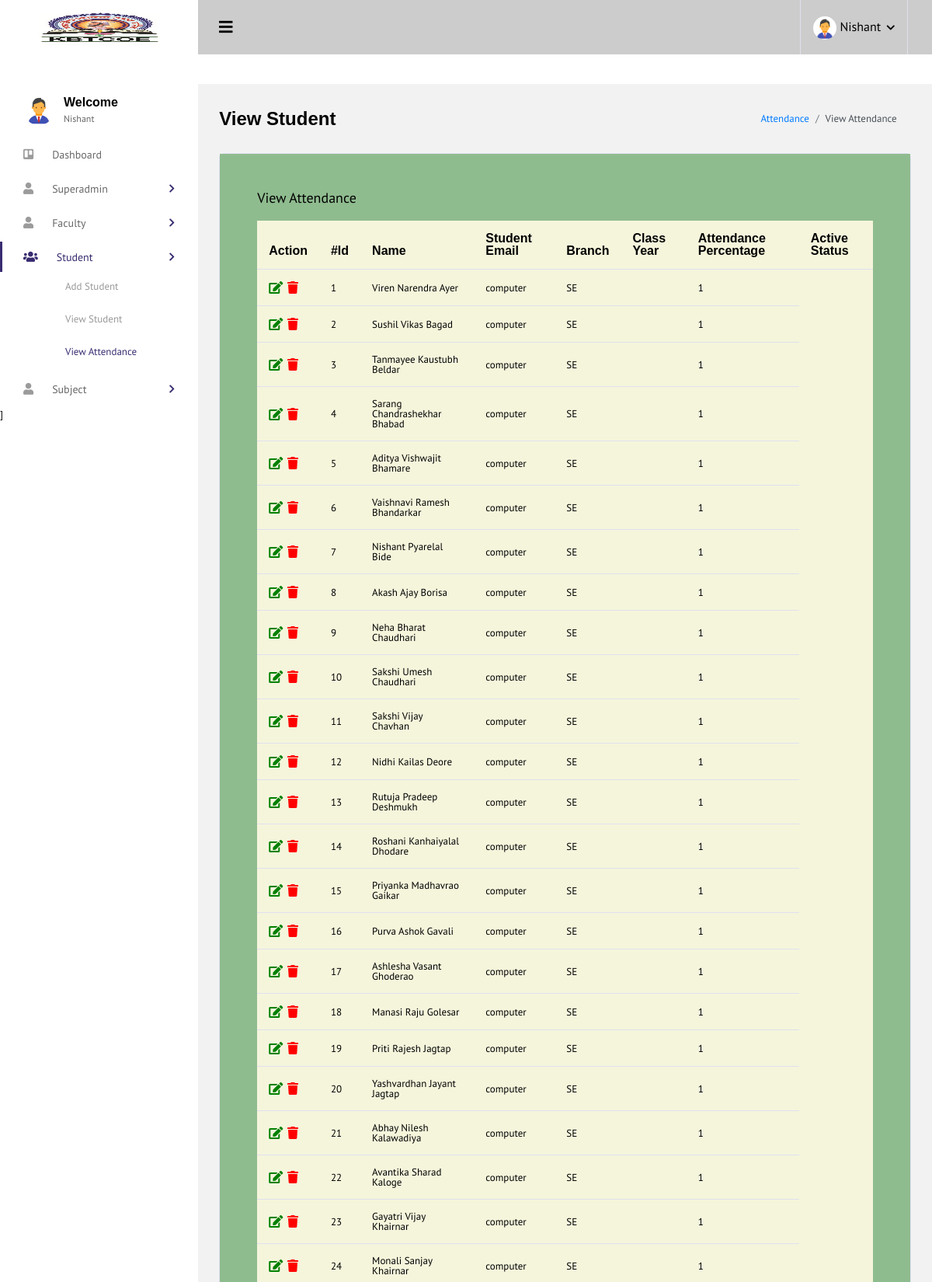
Screenshot of /view_attendance.php (signed in, upper part) with the database file from the repository.
### tables this page shows
CREATE TABLE `stud_attend` (
  `s_id` int NOT NULL,
  `s_name` varchar(50) DEFAULT NULL,
  `s_email` varchar(50) DEFAULT NULL,
  `s_branch` varchar(50) DEFAULT NULL,
  `s_class_year` varchar(50) DEFAULT NULL,
  `s_attendance` varchar(50) DEFAULT NULL,
  `s_status` varchar(50) DEFAULT NULL,
  `s_generated_time` timestamp NOT NULL DEFAULT CURRENT_TIMESTAMP ON UPDATE CURRENT_TIMESTAMP
);

### view_attendance.php (the view, shortened to what this page needs)
 <!DOCTYPE html>
<html lang="en">
<button type="button" class="btn btn-primary" data-bs-toggle="modal" data-bs-target="#exampleModal">
</button>
<head>
  <link rel="stylesheet" href="vendors/iconfonts/font-awesome/css/all.min.css">
  <link rel="stylesheet" href="vendors/css/vendor.bundle.base.css">
  <link rel="stylesheet" href="vendors/css/vendor.bundle.addons.css">
  <link rel="stylesheet" href="css/style.css">
</head>
<body>
  <div class="container-scroller">
      <?php include "header.php";?>
    <div class="container-fluid page-body-wrapper">
      <?php include "navbar.php";?>
      <div class="main-panel">
        <div class="content-wrapper">
          <div class="page-header">
            <h3 class="page-title">
              View Student
            </h3>
            <nav aria-label="breadcrumb">
              <ol class="breadcrumb">
                <li class="breadcrumb-item"><a href="#">Attendance</a></li>
                <li class="breadcrumb-item active" aria-current="page">View Attendance</li>
              </ol>
            </nav>
          </div>
          <div class="card">
            <div class="card-body">
              <h4 class="card-title">View Attendance</h4>
              <div class="row">
                <div class="col-12">
                  <div class="table-responsive">
                    <table id="order-listing" class="table">
                      <thead>
                        <tr>
                          <th>Action</th>
                          <th>#Id</th>
                          <th>Name</th>
                          <th>Student Email</th>
                          <th>Branch</th>
                          <th>Class Year</th>
                          <th>Attendance Percentage</th>
                          <th>Active Status</th>
                        </tr>
                      </thead>
                      <tbody>
                    <?php
                            require 'db.php';
                            $select = "select * from stud_attend where s_status ='1'";
                              if ($result = $con->query($select))
                                 {
                                       while ($data = $result->fetch_assoc())
                                       {
                                          echo'
                        <tr>
                          <td style="font-size: 16px;">
                          <a href="update_attendance.php?s_id='.$data["s_id"].'">
                          <i class="fas fa-edit " style="margin-right:3%;color: green" ></i>
                         <!-- <a href="edit_student.php?f_id='.$data["s_id"].'">
                          <i class="fas fa-eye " style="color: blue" ></i> -->
                           <a href="javascript:;" class="del" data-userid = '.$data["s_id"].'><i class="fas fa-trash" style="color: red"></i></a>
                           </td>
                          <td >'.$data["s_id"].'</td>
                          <td >'.$data["s_name"].'</td>
                          <td >'.$data["s_branch"].'</td>
                          <td >'.$data["s_class_year"].'</td>
                          <td >'.$data["s_attendance"].'</td>
                          <td >'.$data["s_status"].'</td>
                        </tr>
                        ';}}?>
                      </tbody>
                    </table>
                  </div>
                </div>
              </div>
            </div>
          </div>
        </div>
      </div>
    </div>
</body>
</html>

### rows the page displays
stud_attend: s_id "1", s_name "Viren Narendra Ayer", s_branch "computer", s_class_year "SE", s_status "1"
stud_attend: s_id "2", s_name "Sushil Vikas Bagad", s_branch "computer", s_class_year "SE", s_status "1"
stud_attend: s_id "3", s_name "Tanmayee Kaustubh Beldar", s_branch "computer", s_class_year "SE", s_status "1"
stud_attend: s_id "4", s_name "Sarang Chandrashekhar Bhabad", s_branch "computer", s_class_year "SE", s_status "1"
stud_attend: s_id "5", s_name "Aditya Vishwajit Bhamare", s_branch "computer", s_class_year "SE", s_status "1"
stud_attend: s_id "6", s_name "Vaishnavi Ramesh Bhandarkar", s_branch "computer", s_class_year "SE", s_status "1"
stud_attend: s_id "7", s_name "Nishant Pyarelal Bide", s_branch "computer", s_class_year "SE", s_status "1"
stud_attend: s_id "8", s_name "Akash Ajay Borisa", s_branch "computer", s_class_year "SE", s_status "1"
stud_attend: s_id "9", s_name "Neha Bharat Chaudhari", s_branch "computer", s_class_year "SE", s_status "1"
stud_attend: s_id "10", s_name "Sakshi Umesh Chaudhari", s_branch "computer", s_class_year "SE", s_status "1"
stud_attend: s_id "11", s_name "Sakshi Vijay Chavhan", s_branch "computer", s_class_year "SE", s_status "1"
stud_attend: s_id "12", s_name "Nidhi Kailas Deore", s_branch "computer", s_class_year "SE", s_status "1"
stud_attend: s_id "13", s_name "Rutuja Pradeep Deshmukh", s_branch "computer", s_class_year "SE", s_status "1"
stud_attend: s_id "14", s_name "Roshani Kanhaiyalal Dhodare", s_branch "computer", s_class_year "SE", s_status "1"
stud_attend: s_id "15", s_name "Priyanka Madhavrao Gaikar", s_branch "computer", s_class_year "SE", s_status "1"
stud_attend: s_id "16", s_name "Purva Ashok Gavali", s_branch "computer", s_class_year "SE", s_status "1"
stud_attend: s_id "17", s_name "Ashlesha Vasant Ghoderao", s_branch "computer", s_class_year "SE", s_status "1"
stud_attend: s_id "18", s_name "Manasi Raju Golesar", s_branch "computer", s_class_year "SE", s_status "1"
stud_attend: s_id "19", s_name "Priti Rajesh Jagtap", s_branch "computer", s_class_year "SE", s_status "1"
stud_attend: s_id "20", s_name "Yashvardhan Jayant Jagtap", s_branch "computer", s_class_year "SE", s_status "1"
stud_attend: s_id "21", s_name "Abhay Nilesh Kalawadiya", s_branch "computer", s_class_year "SE", s_status "1"
stud_attend: s_id "22", s_name "Avantika Sharad Kaloge", s_branch "computer", s_class_year "SE", s_status "1"
stud_attend: s_id "23", s_name "Gayatri Vijay Khairnar", s_branch "computer", s_class_year "SE", s_status "1"
stud_attend: s_id "24", s_name "Monali Sanjay Khairnar", s_branch "computer", s_class_year "SE", s_status "1"

### other values shown
$_SESSION['auth_user']['user_name'] "Nishant"
